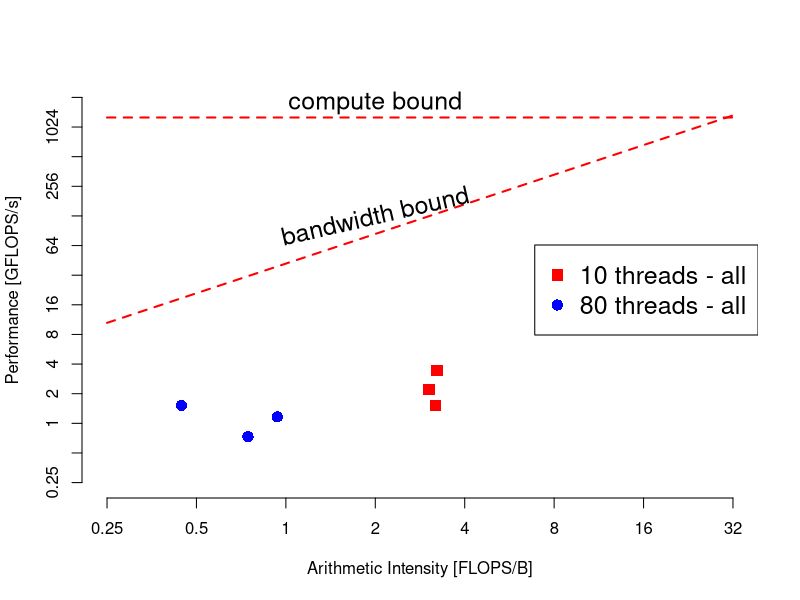

The R source for this figure:
png("roofline-mars-all.png", width = 1280, height = 640)

pp = 1280.0  # peak performance ... [GFLOPS/s]
pb =   30.5 # peak bandwidth ... [GB/s]
ai = function(b) (pp/pb) * b

x = seq(-2,5,1)
x_at = 2^x
x_labels = x_at

y = seq(-2,11,1)
y_at = 2^y
y_labels = y_at

plot(ai, xlab = "Arithmetic Intensity [FLOPS/B]",
         xlim = c(x_at[1], x_at[length(x_at)]),
         ylab = "Performance [GFLOPS/s]", 
         ylim = c(y_at[1], y_at[length(y_at)]),
     axes=FALSE, log = "xy", type = "l", col = "red", lwd = 2, lty = "dashed")

axis(1, at = x_at, labels = x_labels, tick = TRUE)
axis(2, at = y_at, labels = y_labels, tick = TRUE)


# 10 threads - all
#                   100     204800     819200        kdd
flops_t10_a = c( 1.3292, 1517.9227, 2225.7196, 3427.6304)
bw_t10_a    = c(73.4359,  476.2558,  734.1712, 1061.9937)

for (i in 1:4) {
  ai = flops_t10_a[i] / bw_t10_a[i]
  points(ai, flops_t10_a[i]/1000, col="red", pch = 15, cex = 1.5)
}

# 80 threads - all
#                   100    204800     819200        kdd
flops_t80_a = c( 0.5820, 731.8209, 1164.4394, 1519.8610)
bw_t80_a    = c(78.4760, 981.6600, 1244,3416, 1420,3577)

for (i in 1:4) {
  ai = flops_t80_a[i] / bw_t80_a[i]
  points(ai, flops_t80_a[i]/1000, col="blue", pch = 16, cex = 1.5)
}


# 10 threads - marked 
#                     100      204800      819200         kdd
#flops_t10_m =  c(385.0818, 12738.9347, 12814.5174, 12995.5919)
#bw_t10_m =     c(150.0137,  2248.9188,  3500.4505,  3451.1885)
#
#for (i in 1:4) {
#  ai = flops_t10_m[i] / bw_t10_m[i]
#  points(ai, flops_t10_m[i]/1000, col="orange", pch = 17, cex = 1.5)
#}

# 80 threads - marked 
#                     100     204800     819200        kdd
#flops_t80_m = c(   7.4574, 4017.8371, 6579.4072, 5940.1009)
#bw_t80_m    = c(1292.0169, 2807.5566, 3312.4733, 3230.9055)

#for (i in 1:4) {
#  ai = flops_t80_m[i] / bw_t80_m[i]
#  points(ai, flops_t80_m[i]/1000, col="green", pch = 18, cex = 1.5)
#}

segments(x_at[1], pp, x_at[length(x_at)], pp, col = "red", lwd = 2, lty = "dashed")

text(2, 128, "bandwidth bound", srt = 13, cex = 1.5)
text(2, 1800, "compute bound", cex = 1.5)

#legend("right",
#       pch    = c(15, 16, 17, 18),
#       col    = c("powderblue", "blue", "orange", "green"),
#       legend = c("10 threads - all", "80 threads - all", NA, 
#                  "10 threads - marked", "80 threads - marked"))

legend("right",
       cex    = 1.5,
       pch    = c(15, 16),
       col    = c("red", "blue"),
       legend = c("10 threads - all", "80 threads - all"))

dev.off()
